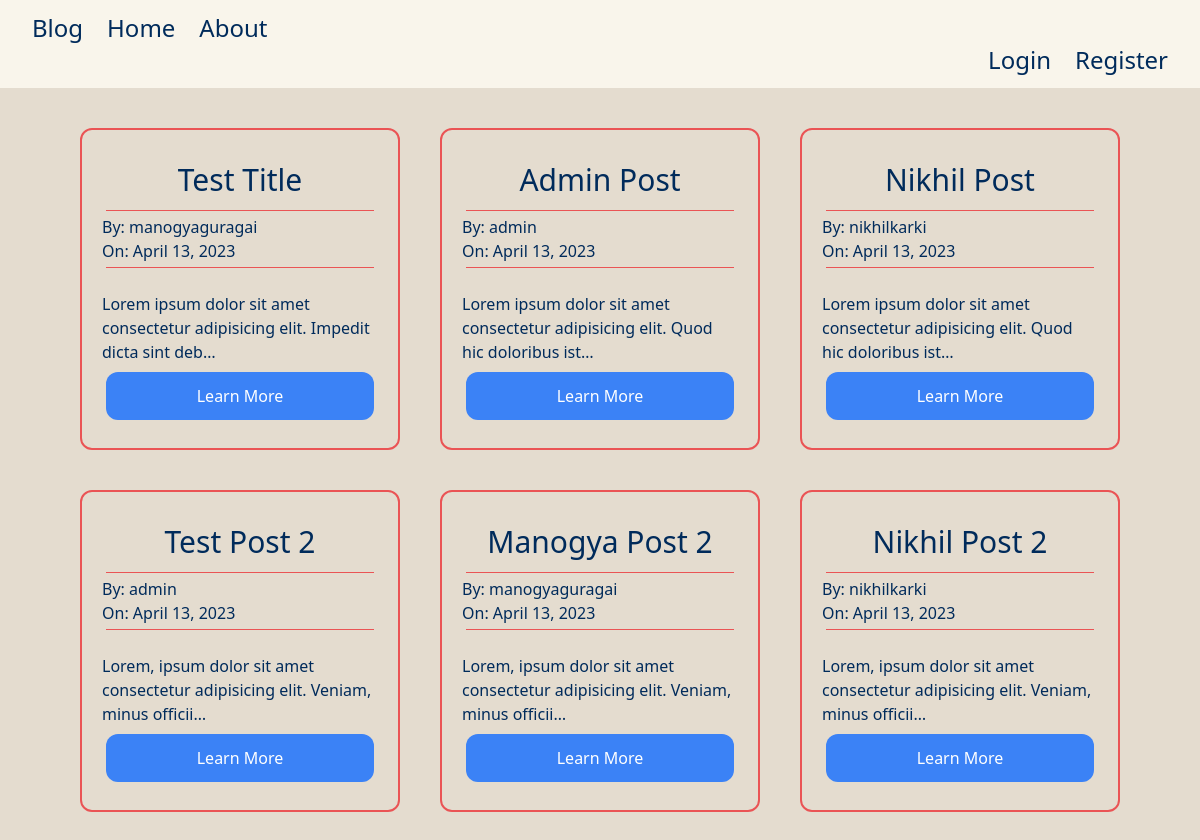
The page / on the database its author committed.
### blog/models.py (models this page shows, shortened)
class Post(models.Model):
    Title = models.CharField(max_length = 100)
    Content = RichTextUploadingField()
    Date_Posted = models.DateTimeField(default = timezone.now)
    Author = models.ForeignKey(User, on_delete = models.CASCADE) #Adding post per user. Delete the post if the user is deleted.

### blog/views.py (the view)
# urls.py: path('', PostListView.as_view(), name = 'blog-home'), #empty path is the default. PostListView.as_view() returns the HTTP response name is the name of the route.
class PostListView(ListView):
    model = Post
    template_name = 'blog/home.html' #<app>/<model>_<viewtype>.html
    context_object_name = 'posts'

### blog/templates/blog/home.html
{% extends 'blog/base.html' %}
{% block content %}
{% for post in posts %}
<div
    class="bg-[#E4DCCF] container content-center mx-5 my-5 p-5 min-w-[10em] max-w-[20em] min-h-fit border-2 border-[#EA5455] rounded-xl hover:-translate-y-1 hover:scale-110 hover:bg-[#F9F5EB] duration-300">
    <h1 class=" text-3xl my-3 text-center">{{ post.Title }}</h1>
    <hr class="mx-1 border-[#EA5455]">
    <p class="text-base my-1">
        By: {{ post.Author }} <br />
        On: {{post.Date_Posted|date:"F d, Y"}}
    </p>
    <hr class="mx-1 border-[#EA5455] text-base>
    <p class="my-3 text-lg">{{ post.Content | safe | truncatechars:100 }}</p>
    <div class="flex flex-col align-center justify-center">
    <button class="px-3 py-3 bg-blue-500 mx-1 my-2 rounded-xl hover:bg-blue-600 text-white">
        <a href="{% url 'view_blog' post.id %}">Learn More</a> </button>
    </div>
</div>
{% endfor %}
{% endblock content %}

### rows shown on the page
Post: Title "Test Title", Author "manogyaguragai", Date_Posted "April 13, 2023", Content "Lorem ipsum dolor sit amet consectetur adipisicing elit. Impedit dicta sint deb…"
Post: Title "Admin Post", Author "admin", Date_Posted "April 13, 2023", Content "Lorem ipsum dolor sit amet consectetur adipisicing elit. Quod hic doloribus ist…"
Post: Title "Nikhil Post", Author "nikhilkarki", Date_Posted "April 13, 2023", Content "Lorem ipsum dolor sit amet consectetur adipisicing elit. Quod hic doloribus ist…"
Post: Title "Test Post 2", Author "admin", Date_Posted "April 13, 2023", Content "Lorem, ipsum dolor sit amet consectetur adipisicing elit. Veniam, minus officii…"
Post: Title "Manogya Post 2", Author "manogyaguragai", Date_Posted "April 13, 2023", Content "Lorem, ipsum dolor sit amet consectetur adipisicing elit. Veniam, minus officii…"
Post: Title "Nikhil Post 2", Author "nikhilkarki", Date_Posted "April 13, 2023", Content "Lorem, ipsum dolor sit amet consectetur adipisicing elit. Veniam, minus officii…"
